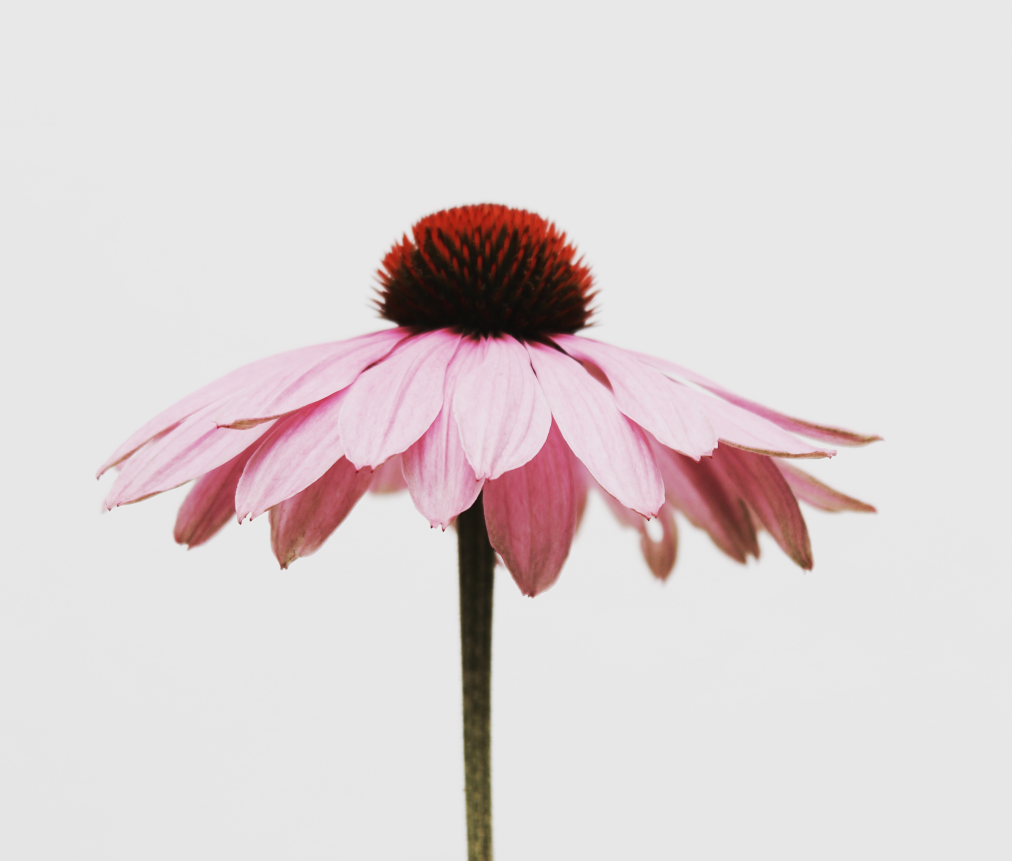
#> input picture OpenCV/content/flower3.jpg, 4045 x 3444 px, found by its file name (shown at 1/4 size)
$ jupyter execute 'упражнение 8.ipynb'   (shell and % lines are left out)
#> lines starting #> are read from the running program, lines starting #| are printed output that depends on the picture; after the words box and inside, x2 and y2 are one past the last pixel; in counts of white or black regions, pixels touching at a corner belong together
# Обзор возможностей OpenCV

OpenCV — библиотека компьютерного зрения и машинного обучения с открытым исходным кодом. Библиотека имеет интерфейсы на различных языках: Java, C++, Matlab и, конечно, Python.

<a href='https://readthedocs.org/projects/opencv-python-tutroals/downloads/pdf/latest/' target='_blank'>Здесь</a> можно ознакомиться с официальной документацией и примерами.

## Установка OpenCV

После успешной установки, перезагрузите ядро и убедитесь, что используется версия 4.4.0

[cell 1]
import cv2
print('OpenCV version:', cv2.__version__)

## Палитра, каналы

Для отображения изображений в блокноте, будем использовать библиотеку matplotlib:

[cell 2]
import matplotlib.pyplot as plt

Создадим каталог img и поместим в него изображение

[cell 3]
path = 'ML/OpenCV/'
file_name = 'C:/Users/Lenovo/ML/OpenCV/flower3.jpg'

С помощью команды cv2.imread() выполним чтение изображения

[cell 4]
img = cv2.imread(file_name)
#> img is the input picture: shape (3444, 4045, 3); mean B, G, R 214.9, 213.9, 221.9

Объект img является массивом типа ndarray, что позволяет с легкостью выполнять различные операции с ним и, как следствие, с изображением. Рассмотрим его структуру

[cell 5]
print(type(img))
#| <class 'numpy.ndarray'>
print(img.shape)
#| (3444, 4045, 3)

[cell 6]
height, width = img.shape[:2]

[cell 7]
width

Итак, размерность массива (3372, 5097, 3). Первые два числа отвечают за разрешение изображения. Первое число, 3372 — высота изображения в пикселях (или количество строк в массиве), второе число, 5097 — ширина (или количество столбцов). Третье значение указывает на информацию, которая содержится о каждом пикселе. В данном случае (для цветного изображения в формате RGB) мы имеем дело с интенсивностью соответствующих каналов.

Давайте выведем изображение, хранимое в виде массива, на экран. Для этого используем команду imshow():

[cell 8]
plt.imshow(img)
plt.show()

Если сравнить исходное изображение и то, что отобразилось выше, можно заметить некоторое несоответствие по цветам.

<b>Важно!</b> Отметим на этом этапе два важных замечания. Во-первых, изображение по умолчанию представляется в обратной палитре BGR, а не привычной RGB. Для корректного отображения, необходимо поменять каналы R и B местами. Во-вторых, разрешение изображения считается от верхнего левого угла (можно заметить соответствующую систему координат).

Поменять каналы R и B можно вручную, но куда проще воспользоваться следующей встроенной функцией:

[cell 9]
RGB_img = cv2.cvtColor(img, cv2.COLOR_BGR2RGB)
plt.imshow(RGB_img)
plt.show()

Большинство команд, возвращает кортеж значений, так что для удобства рекомендуем пользоваться следующим синтаксисом:

[cell 10]
h, w, c = img.shape
print('Width:  ', w)
#| Width:   4045
print('Height: ', h)
#| Height:  3444
print('Channels:', c)
#| Channels: 3

[cell 11]
B, G, R = img[509][980]
#> B = 232; G = 232; R = 232
print('Red channel:', R)
#| Red channel: 232
print('Green channel: ', G)
#| Green channel:  232
print('Blue channel:  ', B)
#| Blue channel:   232

И не забывайте, в какой палитре сохранено изображение, так как это влияет на порядок значений!

[cell 12]
R, G, B = RGB_img[774][2500]
print('Red channel:', R)
#| Red channel: 232
print('Green channel: ', G)
#| Green channel:  232
print('Blue channel:  ', B)
#| Blue channel:   232

Обращаясь к определенным каналам пикселей, мы можем изменить их интенсивность. Например обнулить каналы R и B:

[cell 13]
import numpy as np

[cell 14]
green_img = RGB_img.copy()

green_img[:, :, 0] = 0
green_img[:, :, 2] = 0

plt.imshow(green_img)
plt.show()

Или установить интенсивность канала R для всех пикселей, равной 250:

[cell 15]
red_intense_img = RGB_img.copy()

red_intense_img[:, :, 0] = 250

plt.imshow(red_intense_img)
plt.show()

## Изменение изображения (обрезка, сжатие, вращение)

Так как изображение представляет собой массив, то для операции обрезки изображения достаточно просто обратиться к нужному диапазону пикселей.

Следущий код выделяет область изображения с 300 по 3200 пиксель по вертикали (не забывайте, что 0 находится сверху, а нумерация начинается с нуля) и с 1500 по 3500 по горизонтали:

[cell 16]
crop_img = RGB_img[1790:2469, 2610:3309]
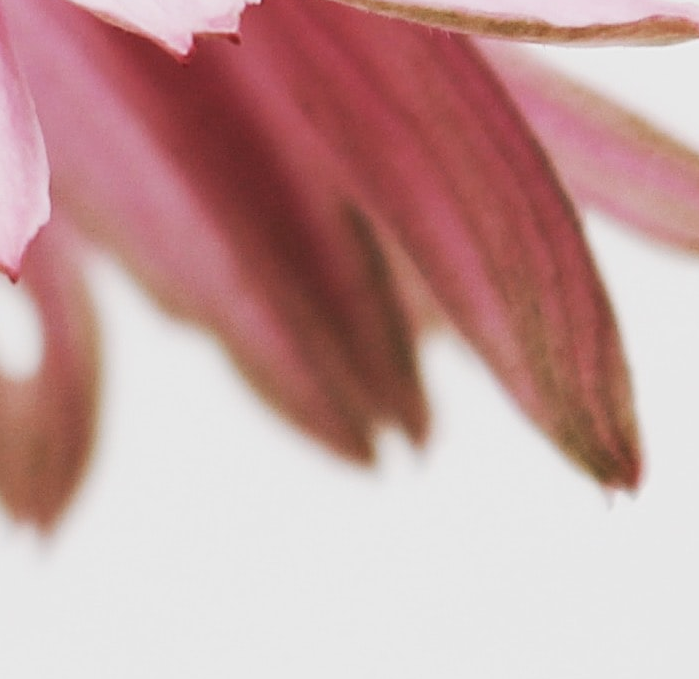
#> crop_img: shape (679, 699, 3); mean R, G, B 196.3, 159, 157.9
plt.imshow(crop_img)
plt.show()

Для масштабирования или сжатия изображения можно воспользоваться функцией resize(), которая в качестве параметров принимает исходное изображение и новую размерность в пикселях. Кроме того, можно указать алгоритм преобразования. Ознакомиться с различными алгоритмы и математикой, скрытой за ними, можно в <a href='https://docs.opencv.org/trunk/da/d6e/tutorial_py_geometric_transformations.html' target='_blank'>документации</a>.

[cell 17]
dim = (810, 689)
resized_RGB_img = cv2.resize(RGB_img, dim, interpolation = cv2.INTER_AREA)
plt.imshow(resized_RGB_img)
plt.show()

Размеры изображения изменены на 1000 пикселей в ширину и 500 пикселей в высоту, что конечно привело к нарушению пропорций.
Для сохранения пропорций следует найти отношение исходных сторон:

[cell 18]
h, w, c = RGB_img.shape
new_width = 1000

k = float(w) / h
dim = (new_width, int(new_width / k))

resized_RGB_img = cv2.resize(RGB_img, dim, interpolation = cv2.INTER_AREA)
#> resized_RGB_img: shape (851, 1000, 3)
plt.imshow(resized_RGB_img)
plt.show()

И, наконец, последнее базовое преобразование — поворот изображения. Для этого необходимо создать матрицу поворота на заданный угол. Положительным значениям соответствует поворот против часовой стрелки, отрицательным — по часовой. Поворот, конечно же, задается относительной некоторой точки.

Повернем изображение на 45 градусов по часовой стрелке относительно (почти) центра. За создание матрицы поворота отвечает функция getRotationMatrix2D(), а за преобразование — функция warpAffine().

[cell 19]
h, w, c = RGB_img.shape
center = (w // 2, h // 2)
M = cv2.getRotationMatrix2D(center, -45, 1)
rotated_RGB_img = cv2.warpAffine(RGB_img, M, (w, h))

plt.imshow(rotated_RGB_img)
plt.show()

Во время поворота можно масштабировать изображение, за это отвечает последний параметр функции getRotationMatrix2D().

[cell 20]
h, w, c = RGB_img.shape
center = (w // 2, h // 2)
M = cv2.getRotationMatrix2D(center, -45, 0.7)
rotated_RGB_img = cv2.warpAffine(RGB_img, M, (w, h))
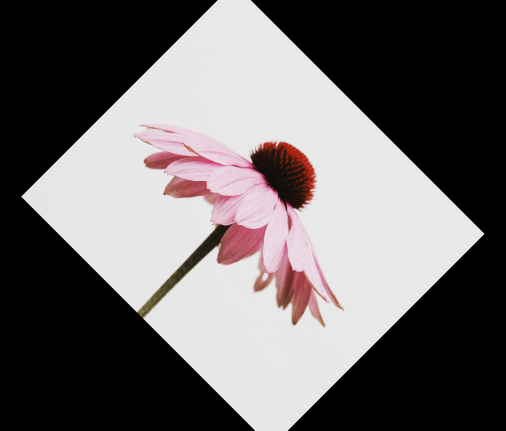
#> rotated_RGB_img: shape (3444, 4045, 3) (shown at 1/8 size); mean R, G, B 108.2, 104.2, 104.7

plt.imshow(rotated_RGB_img)
plt.show()

## Еще о палитрах

Мы уже немного поговорили о палитрах и научились преобразовывать изображения из BGR в RGB. Полезной палитрой при реализации моделей компьютерного зрения является серая шкала (градации серого). Такая шкала передает 256 оттенков серого цвета, или яркости (значение 0 представляет черный цвет, а значение 255 — белый).

Для преобразования из формата BGR воспользуемся методом COLOR_BGR2GRAY:

[cell 21]
gray_image = cv2.cvtColor(img, cv2.COLOR_BGR2GRAY)
plt.imshow(gray_image, cmap='gray')
plt.show()

Забегая несколько вперед, такая палитра полезна в контексте определения границ объектов. Например, с помощью функции threshold, мы можем изменить интенсивность пикселей, которые темнее (меньше) некоторого порога и, соответственно, ярче (больше).

Например, заменим все пиксели темнее, чем 127, на 0, а все, которые ярче 127, —
на 255.

[cell 22]
ret, thresh_image = cv2.threshold(gray_image, 127, 255, 10)
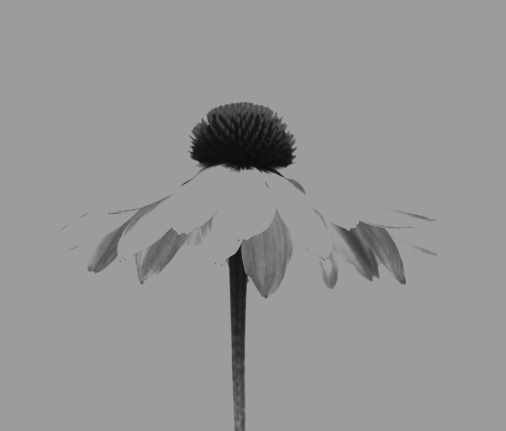
#> thresh_image: shape (3444, 4045) (shown at 1/8 size); min 10, max 156, mean 149.8
#> ret = 156
plt.imshow(thresh_image, cmap='gray')
plt.show()

В итоге, цветок имеет очень четкую границу с фоном, и может быть в последствии определен на изображении.

Ниже приведем еще некоторые примеры:

[cell 23]
ret, thresh_image = cv2.threshold(gray_image, 127, 255, cv2.THRESH_BINARY)
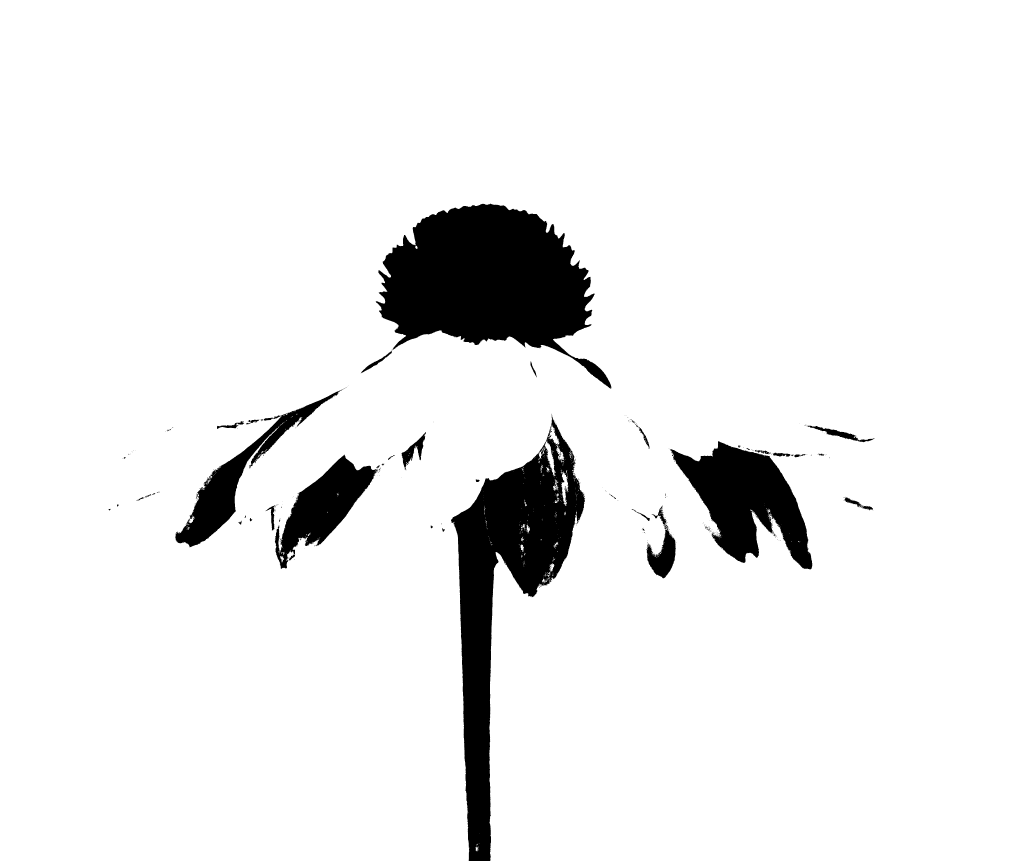
#> thresh_image: shape (3444, 4045) (shown at 1/4 size); 92.7% white; 432 black regions (377 under 20 px), largest, box (x1, y1, x2, y2) and area: (1502, 815, 2446, 1555) 379564, (1804, 1655, 2341, 3444) 316822, (2679, 1765, 3249, 2278) 142983
plt.imshow(thresh_image, cmap='gray')
plt.show()

[cell 24]
th2 = cv2.adaptiveThreshold(gray_image,255,cv2.ADAPTIVE_THRESH_MEAN_C, cv2.THRESH_BINARY, 11, 2)
#> th2: shape (3444, 4045); 96.2% white; 31002 black regions (27990 under 20 px), largest, box (x1, y1, x2, y2) and area: (947, 1318, 2604, 2909) 40501, (467, 1299, 1811, 2171) 25096, (1821, 2080, 1906, 3444) 16103
plt.imshow(th2, cmap='gray')
plt.show()

[cell 25]
th3 = cv2.adaptiveThreshold(gray_image,255,cv2.ADAPTIVE_THRESH_GAUSSIAN_C,cv2.THRESH_BINARY,11,2)
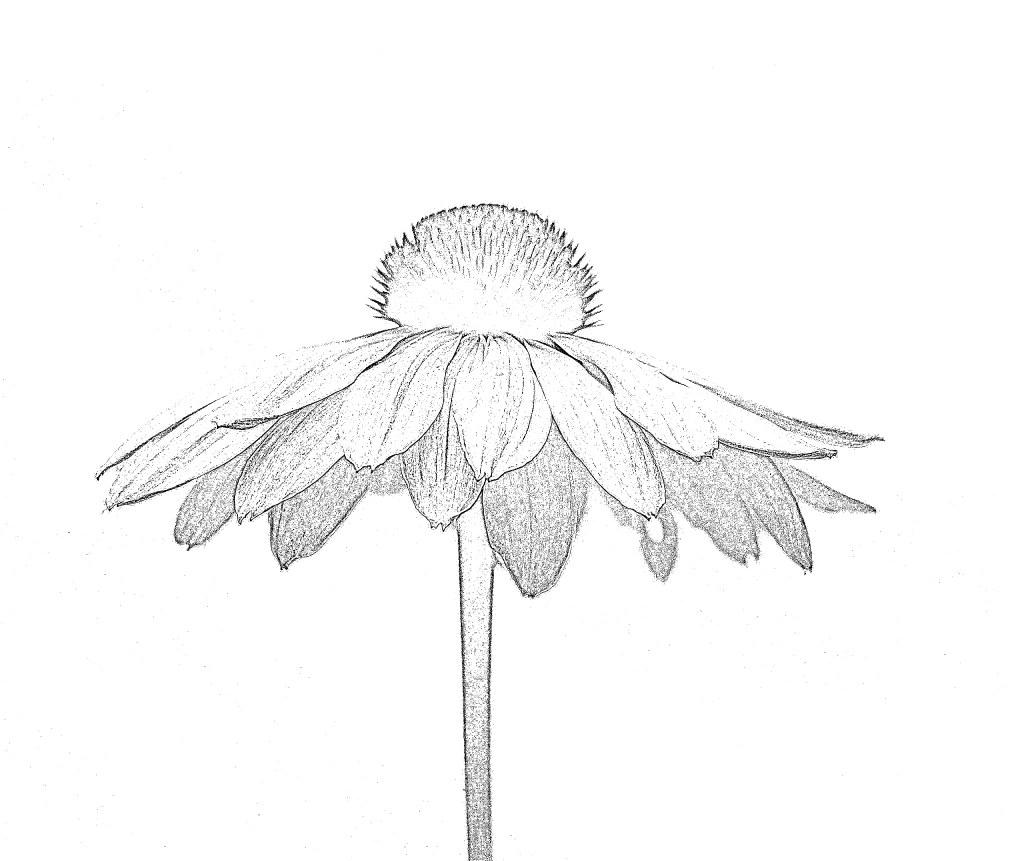
#> th3: shape (3444, 4045) (shown at 1/4 size); 97.5% white; black in thin lines or dots
plt.imshow(th3, cmap='gray')
plt.show()

## Сохранение изображений

Все созданные изображения, конечно, можно сохранить, для этого воспользуемся командой imwrite(). В качестве параметров указываем путь с именем файла и переменную, в которой хранится изображение.

[cell 26]
path = ''
file_name = 'gray_image.jpg'

cv2.imwrite(path + file_name, gray_image)
#> Out = True

Также обращаем внимание, что при сохранении цветного изображения, функция imwrite() ожидает его в формате BGR.

[cell 27]
file_name = 'temp.jpg'

cv2.imwrite(file_name, cv2.cvtColor(resized_RGB_img, cv2.COLOR_BGR2RGB))
#> Out = True

[cell 28]
import os

image_path = 'C:/Users/Lenovo/ML/OpenCV/temp.jpg'

# Получаем размер файла в байтах
file_size = os.path.getsize(image_path)

print("Размер файла изображения в байтах:", file_size)

[cell 29]
resized_RGB_img.shape

$ run again, with OpenCV/content/flower2.jpg copied over OpenCV/content/flower3.jpg
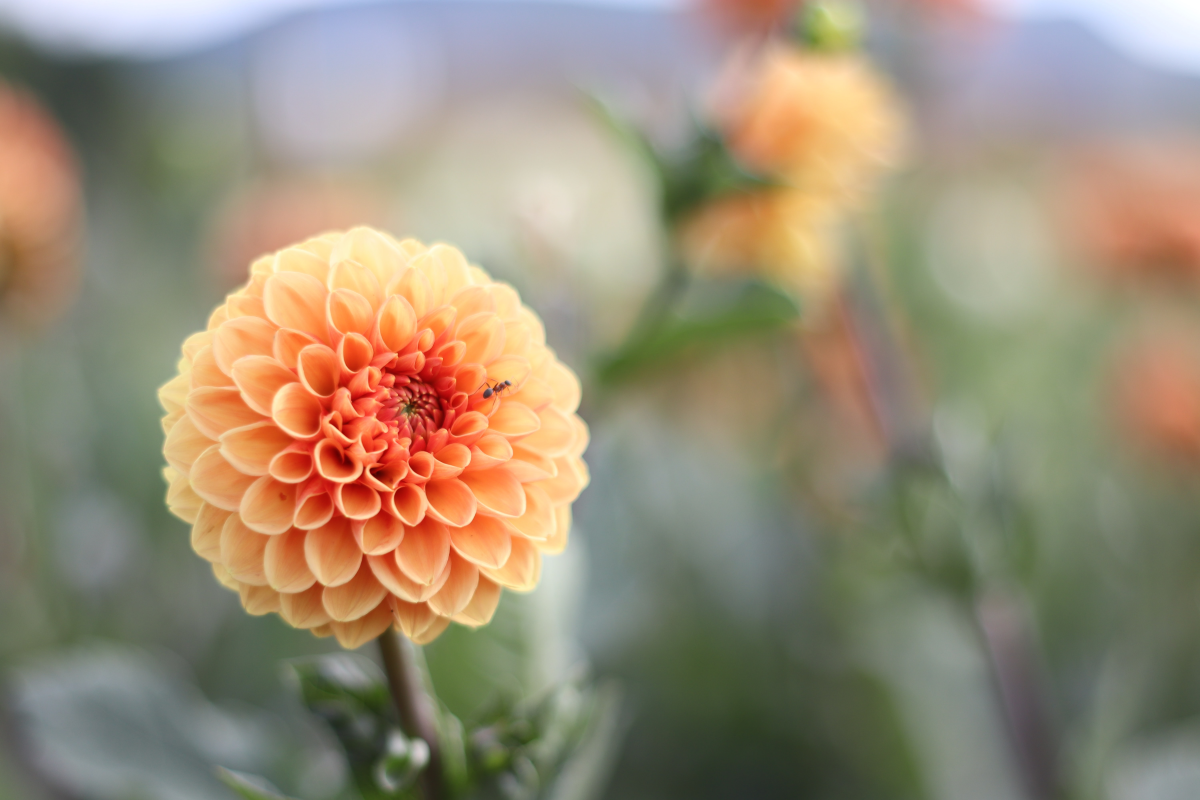
#> input picture OpenCV/content/flower2.jpg, 6000 x 4000 px, found by its file name (shown at 1/5 size)
#> img is the input picture: shape (4000, 6000, 3); mean B, G, R 118.6, 140.4, 152.2
#| <class 'numpy.ndarray'>
#| (4000, 6000, 3)
#| Width:   6000
#| Height:  4000
#| Channels: 3
#> `B, G, R = img[509][980]`: B = 138; G = 139; R = 130
#| Red channel: 130
#| Green channel:  139
#| Blue channel:   138
#> `R, G, B = RGB_img[774][2500]`: R = 205; G = 198; B = 179
#| Red channel: 205
#| Green channel:  198
#| Blue channel:   179
#> ret = 145
#> `ret, thresh_image = cv2.threshold(gray_image, 127, 255, cv2.THRESH_BIN..`:
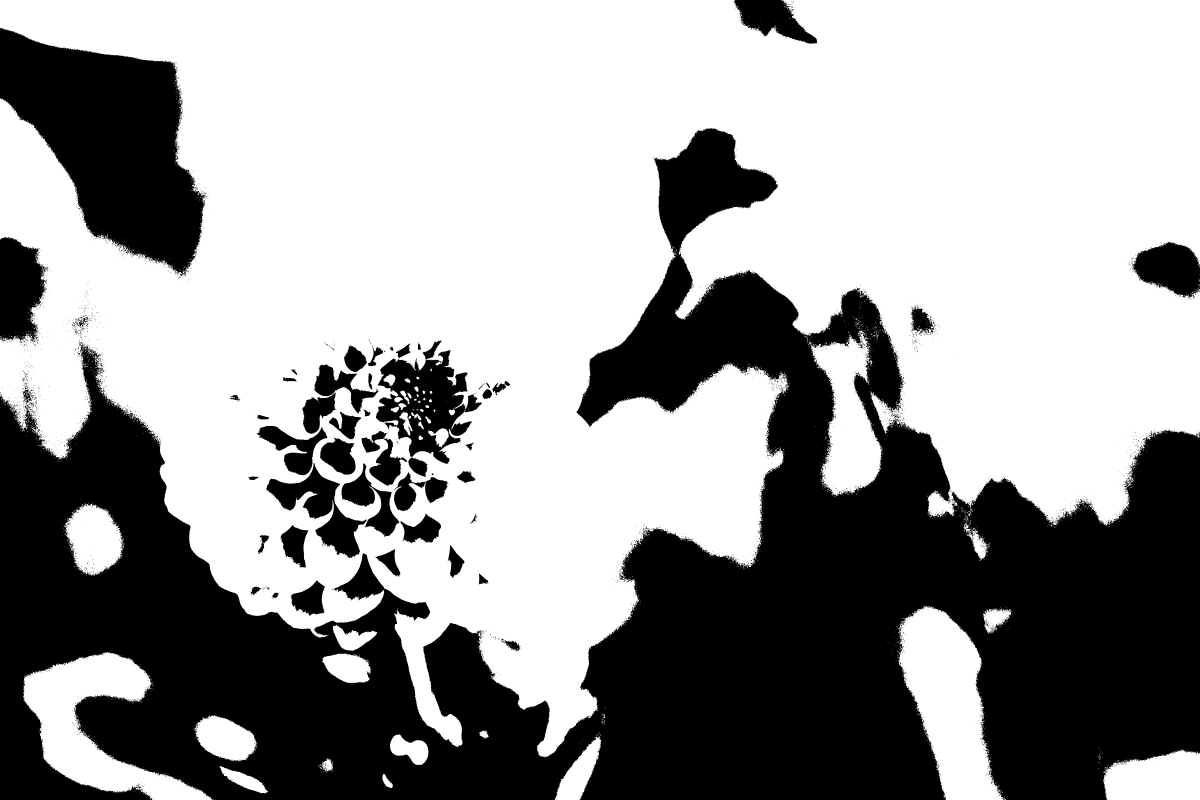
#> thresh_image: shape (4000, 6000) (shown at 1/5 size); 61% white; 4525 black regions (4244 under 20 px), largest, box (x1, y1, x2, y2) and area: (0, 640, 6000, 4000) 7872499, (0, 140, 1031, 1379) 713712, (1880, 1702, 2407, 2320) 149089
#> th2: shape (4000, 6000); 95.2% white; black in thin lines or dots
#> `th3 = cv2.adaptiveThreshold(gray_image,255,cv2.ADAPTIVE_THRESH_GAUSSIA..`:
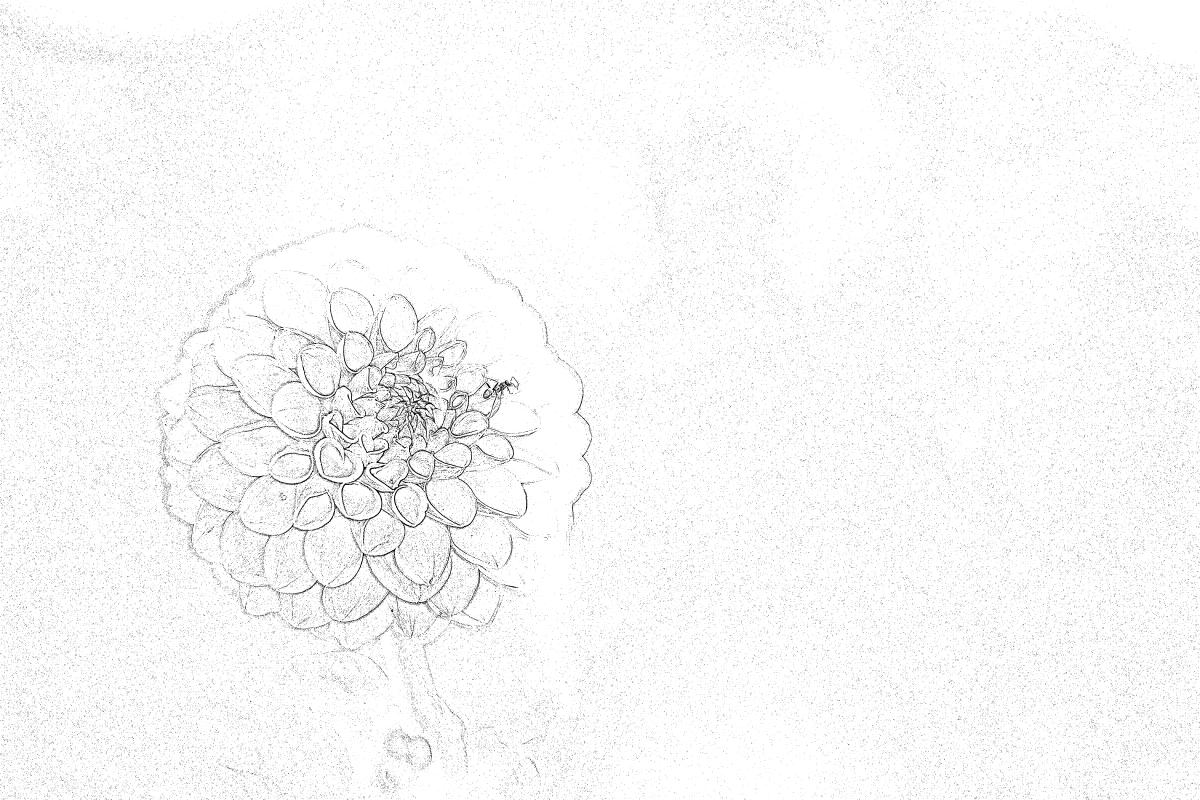
#> th3: shape (4000, 6000) (shown at 1/5 size); 97.4% white; black in thin lines or dots
#> `cv2.imwrite(path + file_name, gray_image)`: Out = True
